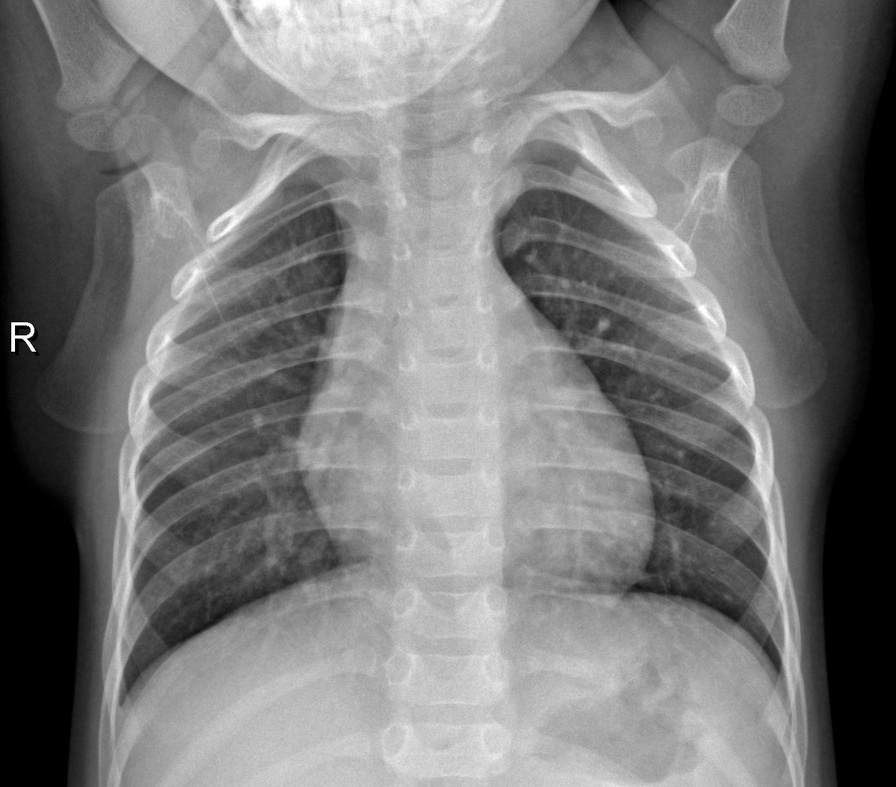
#> input picture data/13_xray/chest_xray/train/NORMAL/IM-0203-0001.jpeg, 896 x 787 px, shrunk from 1434 x 1260 before the run; its folder holds only this picture in this run
$ jupyter execute 01_EDA.ipynb
#> lines starting #> are read from the running program, lines starting #| are printed output that depends on the picture
# 13. 흉부 엑스선 이미지
* 데이터셋 명
    * 흉부 엑스선 이미지 데이터셋
* 미션
    * 흉부 엑스선 이미지를 기반으로 정상인지 폐렴인지 판단
* 문제유형
    * 이진분류
* 평가지표
    * 정확도, 재현율, F1 점수
## 13.1 데이터셋 이해
* 캐글러가 공유한 데이터 사용
* 이진 분류
    * 이미지를 보고 정상인의 엑스선인지, 폐렴에 걸린 사람의 엑스선인지 판별하는게 목표
* 데이터
    * train/val/test
        * NORMAL/PNEUMONIA
## 13.2 탐색적 데이터 분석
### 13.2.1 데이터 둘러보기

[cell 1]
import pandas as pd
import matplotlib.pyplot as plt
import seaborn as sns
import numpy as np

[cell 2]
data_path = '../../data/13_xray/chest_xray/'

train_path = data_path + 'train/'
valid_path = data_path + 'val/'
test_path = data_path + 'test/'

[cell 3]
from glob import glob

print(f"훈련 데이터 개수 : {len(glob(train_path+'*/*'))}")
print(f"검증 데이터 개수 : {len(glob(valid_path+'*/*'))}")
print(f"테스트 데이터 개수 : {len(glob(test_path+'*/*'))}")

[cell 4]
all_normal_imgs = []
all_pneumonia_imgs = []

for data_cat_path in [train_path, valid_path, test_path]:
    normal_imgs = glob(data_cat_path+'NORMAL/*')
    pneumonia_imgs = glob(data_cat_path+'PNEUMONIA/*')
    all_normal_imgs.extend(normal_imgs)
    all_pneumonia_imgs.extend(pneumonia_imgs)

print(f'정상 흉부 이미지 : {len(all_normal_imgs)}')
print(f'폐렴 흉부 이미지 : {len(all_pneumonia_imgs)}')

### 13.2.2 데이터 시각화

[cell 5]
# 타깃값 분포
import matplotlib as mpl
import matplotlib.pyplot as plt

mpl.rc('font', size=15)
plt.figure(figsize=(7,7))

label = ['Normal', 'Pneumonia']

plt.pie([len(all_normal_imgs), len(all_pneumonia_imgs)], labels=label, autopct='%.1f%%')
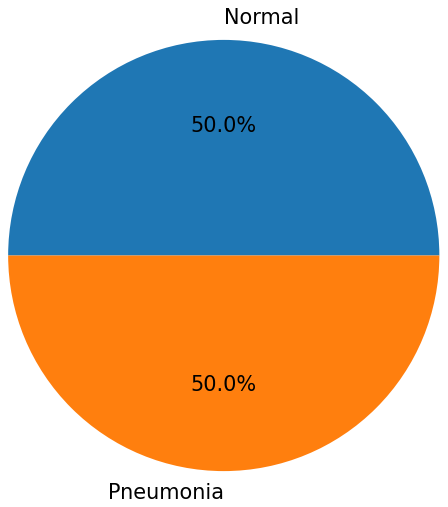
#> figure drawn by matplotlib, 1 panel

[cell 6]
# 이미지 출력
import matplotlib.gridspec as gridspec
import cv2

def show_image(img_paths, rows=2, cols=3):
#> called with rows = 2, cols = 3
    assert len(img_paths) <= rows*cols

    mpl.rc('font', size=8)
    plt.figure(figsize=(15,8))
    grid = gridspec.GridSpec(rows, cols)
    for idx, img_path in enumerate(img_paths):
        image = cv2.imread(img_path)
#> image is the input picture: shape (787, 896, 3); min 0, max 255, mean 121.5
        image = cv2.cvtColor(image, cv2.COLOR_BGR2RGB)
        ax =  plt.subplot(grid[idx])
        ax.imshow(image)

[cell 7]
num_of_imgs = 6
show_image(all_normal_imgs[-6:])
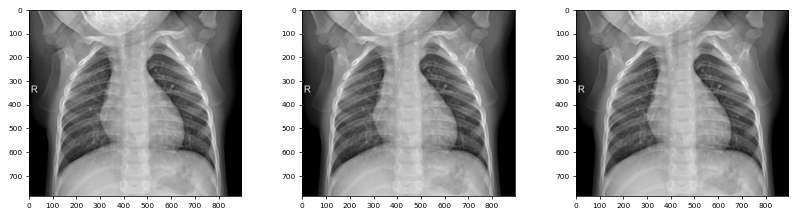
#> figure drawn by matplotlib, 3 panels

[cell 8]
show_image(all_pneumonia_imgs[-6:])
#> call 2 of show_image, with rows = 2, cols = 3
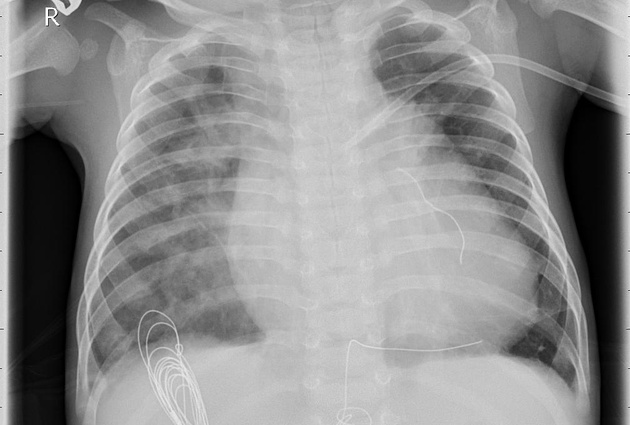
#> input picture data/13_xray/chest_xray/train/PNEUMONIA/person1072_bacteria_3006.jpeg, 630 x 425 px, shrunk from 1008 x 680 before the run
#> in show_image, image is the input picture: shape (425, 630, 3); min 0, max 255, mean 142
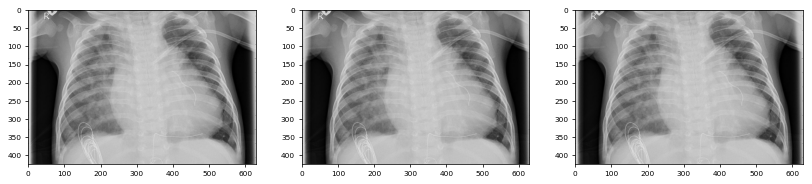
#> figure drawn by matplotlib, 3 panels
